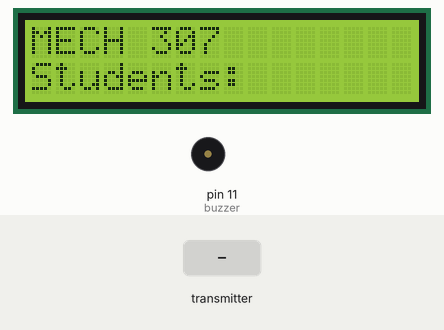
This sketch was run on a simulated Arduino Uno, built with avr-gcc and run on an emulated ATmega328P. Shown: 16×2 character LCD, buzzer (waves = sounding, pin HIGH). The inputs (shaded band) are chosen by the test bench. No radio packets arrive unless stated; what the sketch prints to the serial monitor is not drawn.

Above: at 1.2 s.
1.3 s: the transmitter starts sending personCount = 256
At 1.6 s:
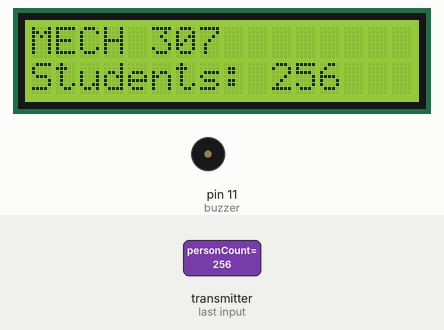
2.8 s: the transmitter starts sending personCount = 0
At 3.9 s:
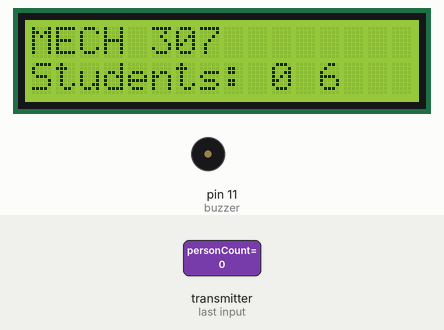
Timing chart, 0 to 5.8 s (numbered marks = the images above; inputs shaded):
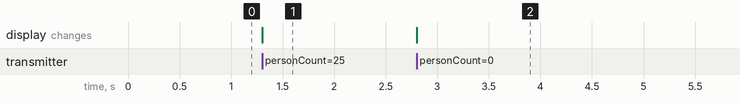

The sketch:

Final_Teacher_Stand_Code.ino
```cpp
#include <SPI.h>
#include <nRF24L01.h>  //Part of the RF24 library
#include <RF24.h>
#include <LiquidCrystal.h>// Include lcd library
const int rs = 10, en = 8, d4 = 7, d5 = 6, d6 = 5, d7 = 4;// Set up pins
LiquidCrystal lcd(rs,en,d4,d5,d6,d7);// Set up lcd function
// Define NRF24L01 radio object with CE and CSN pins
RF24 radio(12, 13);  // CE = 12, CSN = 13

// Define the pipe address (must match the sender)
const byte address[6] = "00001";

struct RF_Data {
  int personCount;
  int buzz;
  //Put other variables in here that you want to pass via RF
};
int buzzer=11;
int personCount=1;
int buzz=0;
int test=12000;
int prevcount=0;
void setup() {
  lcd.begin(16,2);
  Serial.begin(9600);
  pinMode(buzzer,OUTPUT);
  radio.begin();
  radio.setChannel(30);                // Use the same channel as sender
  radio.setPALevel(RF24_PA_HIGH);     // Power level (HIGH for better range), switch to low if experiencing soft resets
  radio.setDataRate(RF24_250KBPS);    // Lower data rate = longer range
  radio.openReadingPipe(0, address);  // Set receiver address
  radio.startListening();
  lcd.setCursor(0, 0);
  lcd.print("MECH 307");
  lcd.setCursor(0, 1);
  lcd.print("Students: ");       // Set as receiver
}

void loop() {

if (radio.available()) {
    RF_Data data;
    radio.read(&data, sizeof(data));
    personCount=data.personCount;
    buzz=data.buzz;
  if (personCount != prevcount){
  lcd.setCursor(10,1);
  lcd.print("  ");
  lcd.setCursor(10,1);
  lcd.print(personCount);
   if (buzz==5){
    tone(buzzer, 500, 500);
  }
  }
  Serial.println(test);

  prevcount=personCount;
  }

}
```

Measured:
- after the input at 1.3 s, the display: changes at once (image 1)
- after the input at 2.8 s, the display: changes at once (image 2)
